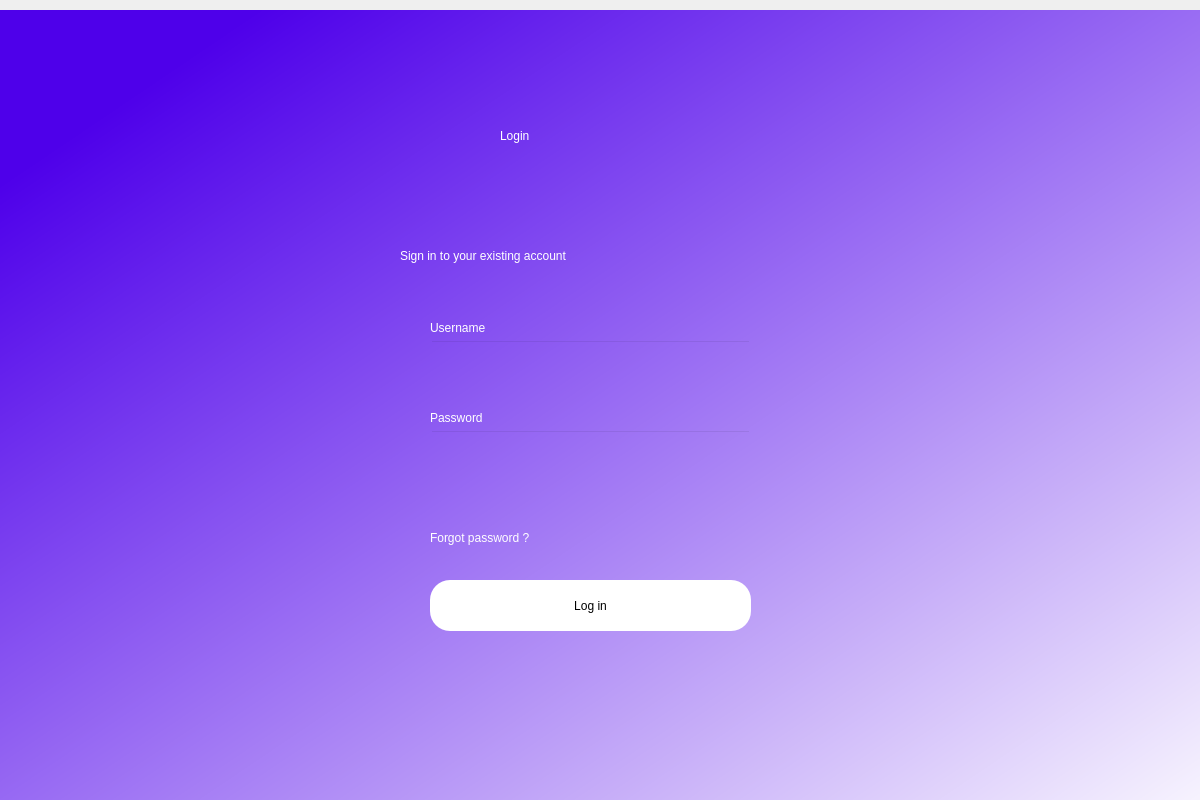
<?xml version="1.0" encoding="UTF-8"?>
<ui version="4.0">
 <class>Dialog</class>
 <widget class="QDialog" name="Dialog">
  <property name="geometry">
   <rect>
    <x>0</x>
    <y>0</y>
    <width>1200</width>
    <height>800</height>
   </rect>
  </property>
  <property name="windowTitle">
   <string>Dialog</string>
  </property>
  <widget class="QWidget" name="bgwidget" native="true">
   <property name="geometry">
    <rect>
     <x>0</x>
     <y>10</y>
     <width>1291</width>
     <height>841</height>
    </rect>
   </property>
   <property name="styleSheet">
    <string notr="true">QWidget#bgwidget{
background-color:qlineargradient(spread:pad, x1:0.084, y1:0.119318, x2:0.975, y2:0.971, stop:0 rgba(78, 0, 234, 255), stop:1 rgba(255, 255, 255, 255));}</string>
   </property>
   <widget class="QLabel" name="label">
    <property name="geometry">
     <rect>
      <x>500</x>
      <y>90</y>
      <width>161</width>
      <height>71</height>
     </rect>
    </property>
    <property name="styleSheet">
     <string notr="true">font: 36pt &quot;MS Shell Dlg 2&quot;; color:rgb(255, 255, 255)</string>
    </property>
    <property name="text">
     <string>Login</string>
    </property>
   </widget>
   <widget class="QLabel" name="label_2">
    <property name="geometry">
     <rect>
      <x>400</x>
      <y>220</y>
      <width>391</width>
      <height>51</height>
     </rect>
    </property>
    <property name="styleSheet">
     <string notr="true">font: 16pt &quot;MS Shell Dlg 2&quot;;color:rgb(255, 255, 255)</string>
    </property>
    <property name="text">
     <string>Sign in to your existing account</string>
    </property>
   </widget>
   <widget class="QPushButton" name="login">
    <property name="geometry">
     <rect>
      <x>430</x>
      <y>570</y>
      <width>321</width>
      <height>51</height>
     </rect>
    </property>
    <property name="styleSheet">
     <string notr="true">border-radius: 20px;

font: 14pt &quot;MS Shell Dlg 2&quot;;
color: rgb(0, 0, 0);
background-color: rgb(255, 255, 255);</string>
    </property>
    <property name="text">
     <string>Log in</string>
    </property>
   </widget>
   <widget class="QLineEdit" name="usernamefield">
    <property name="geometry">
     <rect>
      <x>430</x>
      <y>330</y>
      <width>321</width>
      <height>41</height>
     </rect>
    </property>
    <property name="styleSheet">
     <string notr="true">background-color: rgba(0,0,0,0);
font: 12pt &quot;MS Shell Dlg 2&quot;;</string>
    </property>
   </widget>
   <widget class="QLineEdit" name="passwordfield">
    <property name="geometry">
     <rect>
      <x>430</x>
      <y>420</y>
      <width>321</width>
      <height>41</height>
     </rect>
    </property>
    <property name="styleSheet">
     <string notr="true">background-color: rgba(0,0,0,0);
font: 12pt &quot;MS Shell Dlg 2&quot;;</string>
    </property>
   </widget>
   <widget class="QLabel" name="label_3">
    <property name="geometry">
     <rect>
      <x>430</x>
      <y>310</y>
      <width>81</width>
      <height>16</height>
     </rect>
    </property>
    <property name="styleSheet">
     <string notr="true">font: 10pt &quot;MS Shell Dlg 2&quot;;
color: white</string>
    </property>
    <property name="text">
     <string>Username</string>
    </property>
   </widget>
   <widget class="QLabel" name="label_4">
    <property name="geometry">
     <rect>
      <x>430</x>
      <y>400</y>
      <width>81</width>
      <height>16</height>
     </rect>
    </property>
    <property name="styleSheet">
     <string notr="true">font: 10pt &quot;MS Shell Dlg 2&quot;;
color: white</string>
    </property>
    <property name="text">
     <string>Password</string>
    </property>
   </widget>
   <widget class="QLabel" name="error">
    <property name="geometry">
     <rect>
      <x>430</x>
      <y>480</y>
      <width>321</width>
      <height>21</height>
     </rect>
    </property>
    <property name="styleSheet">
     <string notr="true">font: 12pt &quot;MS Shell Dlg 2&quot;;
color:red;</string>
    </property>
    <property name="text">
     <string/>
    </property>
   </widget>
   <widget class="QLabel" name="lbForgot">
    <property name="geometry">
     <rect>
      <x>430</x>
      <y>520</y>
      <width>141</width>
      <height>16</height>
     </rect>
    </property>
    <property name="styleSheet">
     <string notr="true">QLabel {
font: 10pt &quot;MS Shell Dlg 2&quot;;
color: white;
}
QLabel::hover
{
 color : lightgreen;
}</string>
    </property>
    <property name="text">
     <string>Forgot password ?</string>
    </property>
   </widget>
  </widget>
 </widget>
 <resources/>
 <connections/>
</ui>
